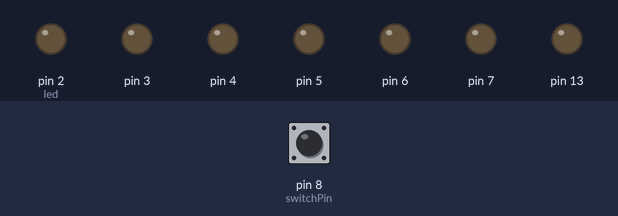
This program was run on a simulated Arduino Uno, built with avr-gcc and run on an emulated ATmega328P. On the bench: output pins drawn as LEDs (lit = HIGH). The inputs (shaded band) are chosen by the test bench; at power-on: pin 8 (switchPin) LOW.

Above: at 0.1 s.
At 10.1 s:
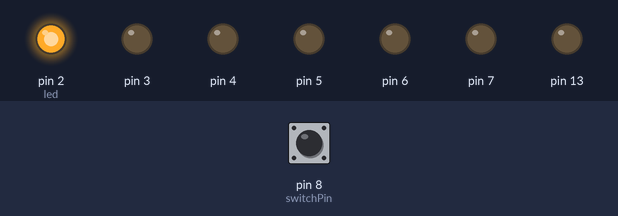
At 20.1 s:
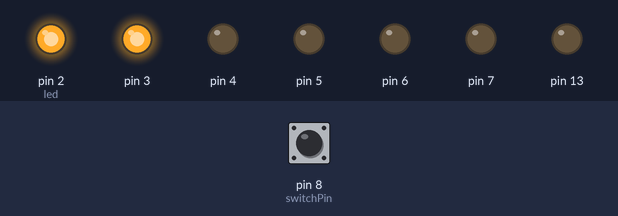
At 30.1 s:
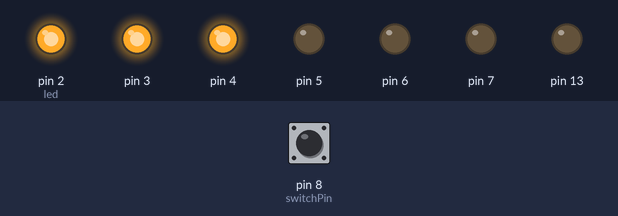
At 50.1 s:
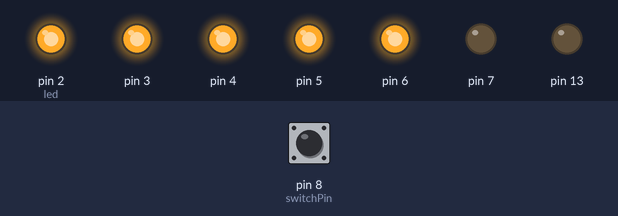
At 70.1 s:
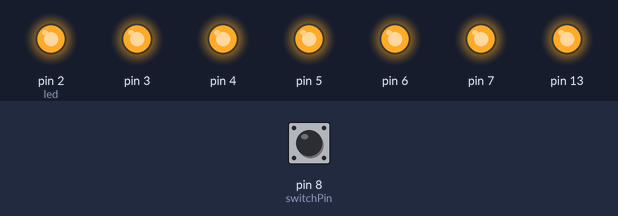
Timing chart, 0 to 71.6 s (numbered marks = the images above):
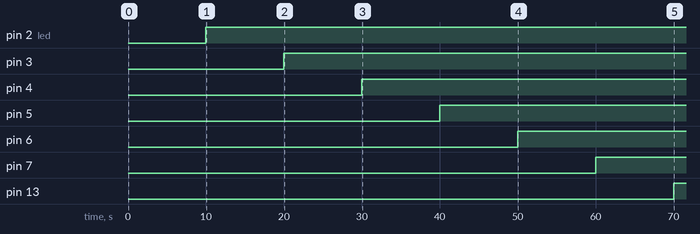

The program:

main.cpp
```cpp
#include <Arduino.h>

const int switchPin = 8;

unsigned long previousTime = 0;

int switchState = 0;
int prevSwitchState = 0;

int led = 2;

unsigned long interval = 10000;

void setup()
{
  Serial.begin(115200);

  for (int i = 2; i < 8; i++)
  {
    pinMode(i, OUTPUT);
  }

  pinMode(switchPin, INPUT);

  pinMode(13, OUTPUT);

  digitalWrite(13, LOW);
}

void loop()
{
  unsigned long currentTime = millis();

  if (currentTime - previousTime > interval)
  {
    if (led >= 8)
    {
      digitalWrite(13, HIGH);
    }
    else
    {
      previousTime = currentTime;
      digitalWrite(led++, HIGH);
    }
  }

  switchState = digitalRead(switchPin);

  if (switchState != prevSwitchState)
  {
    for (int i = 2; i < 8; i++)
    {
      digitalWrite(i, LOW);
    }

    led = 2;
    previousTime = currentTime;
  }

  prevSwitchState = switchState;
}
```

Measured:
- by itself, pin 2 (led): LOW → HIGH at 10.0 s
- by itself, pin 3: LOW → HIGH at 20.0 s
- by itself, pin 4: LOW → HIGH at 30.0 s
- by itself, pin 5: LOW → HIGH at 40.0 s
- by itself, pin 6: LOW → HIGH at 50.0 s
- by itself, pin 7: LOW → HIGH at 60.0 s
- by itself, pin 13: LOW → HIGH at 70.0 s
